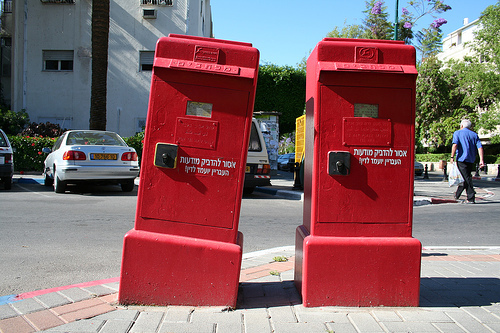
#> input picture tut1/example_image.jpeg, 500 x 333 px
$ python t3.py
#> lines starting #> are read from the running program, lines starting #| are printed output that depends on the picture
import cv2
im = cv2.imread('example_image.jpeg')
#> im is the input picture: shape (333, 500, 3); mean B, G, R 104.4, 101.1, 136.3
im_border = cv2.copyMakeBorder(im, 30,30,30,30,cv2.BORDER_CONSTANT,None,value=0)
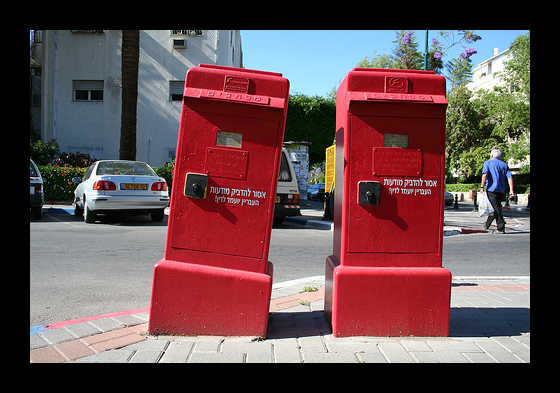
#> im_border: shape (393, 560, 3); mean B, G, R 79, 76.5, 103.1
cv2.imwrite('example_image_with_border.jpeg', im_border)
